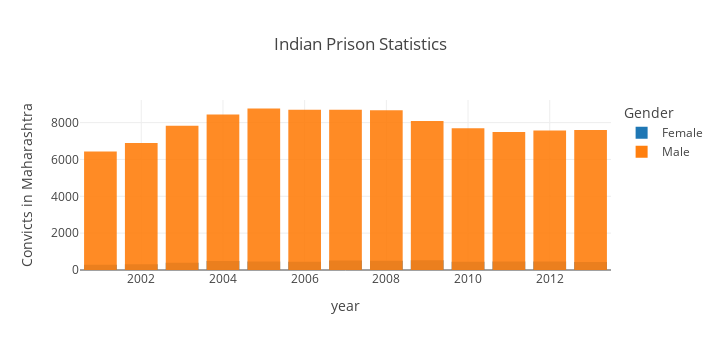

Notebook source saved alongside this figure:
### Code cell
# overlay
barchart = px.bar(
    data_frame=df,
    x="year",
    y="convicts",
    color="gender",               
    opacity=0.9,                  
    orientation="v",              
    barmode='overlay',           
                                                              
# ----------------------------------------------------------------------------------------------------------------   
    labels={"convicts":"Convicts in Maharashtra",
    "gender":"Gender"},          
    title='Indian Prison Statistics',
    width=720,                 
    height=350,                   
    template='gridon',           
)

pio.show(barchart)

### Figure 1 — Plotly figure (JSON) as saved in the notebook; plotly's stock layout.template omitted (floating-point values rounded to 4 significant figures)
{"data": [{"alignmentgroup": "True", "hovertemplate": "Gender=Female<br>year=%{x}<br>Convicts in Maharashtra=%{y}<extra></extra>", "legendgroup": "Female", "marker": {"color": "#1F77B4", "opacity": 0.9}, "name": "Female", "offsetgroup": "Female", "orientation": "v", "showlegend": true, "textposition": "auto", "type": "bar", "x": [2001, 2002, 2003, 2004, 2005, 2006, 2007, 2008, 2009, 2010, 2011, 2012, 2013], "xaxis": "x", "y": [279, 311, 390, 484, 463, 449, 511, 499, 529, 449, 461, 457, 437], "yaxis": "y"}, {"alignmentgroup": "True", "hovertemplate": "Gender=Male<br>year=%{x}<br>Convicts in Maharashtra=%{y}<extra></extra>", "legendgroup": "Male", "marker": {"color": "#FF7F0E", "opacity": 0.9}, "name": "Male", "offsetgroup": "Male", "orientation": "v", "showlegend": true, "textposition": "auto", "type": "bar", "x": [2001, 2002, 2003, 2004, 2005, 2006, 2007, 2008, 2009, 2010, 2011, 2012, 2013], "xaxis": "x", "y": [6433, 6887, 7825, 8447, 8766, 8700, 8692, 8665, 8093, 7690, 7491, 7569, 7604], "yaxis": "y"}], "layout": {"barmode": "overlay", "height": 350, "legend": {"title": {"text": "Gender"}, "tracegroupgap": 0}, "title": {"text": "Indian Prison Statistics"}, "width": 720, "xaxis": {"anchor": "y", "autorange": true, "domain": [0, 1], "range": [2000.0, 2014.0], "title": {"text": "year"}, "type": "linear"}, "yaxis": {"anchor": "x", "autorange": true, "domain": [0, 1], "range": [0, 9227.0], "title": {"text": "Convicts in Maharashtra"}, "type": "linear"}}}
